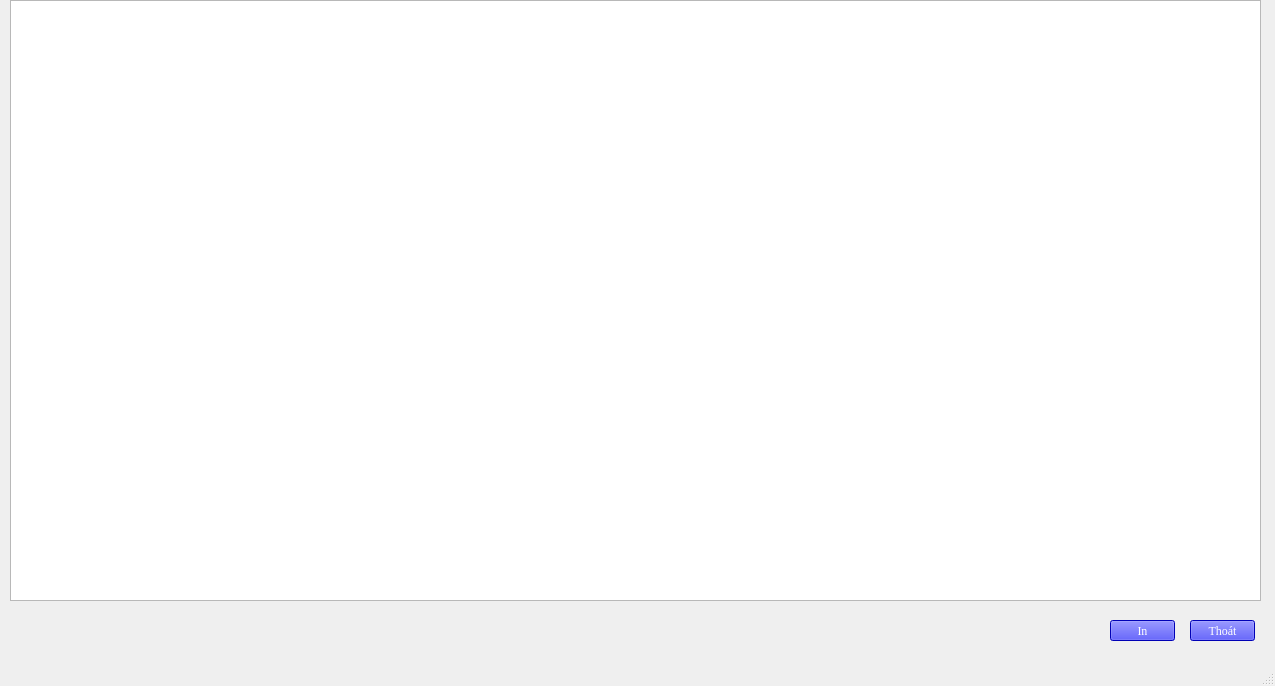
<?xml version="1.0" encoding="UTF-8"?>
<ui version="4.0">
 <class>form_sql_log</class>
 <widget class="QMainWindow" name="form_sql_log">
  <property name="geometry">
   <rect>
    <x>0</x>
    <y>0</y>
    <width>1275</width>
    <height>686</height>
   </rect>
  </property>
  <property name="font">
   <font>
    <family>Times New Roman</family>
   </font>
  </property>
  <property name="windowTitle">
   <string>Dữ liệu</string>
  </property>
  <widget class="QWidget" name="centralwidget">
   <widget class="QTableView" name="tableView">
    <property name="geometry">
     <rect>
      <x>10</x>
      <y>0</y>
      <width>1251</width>
      <height>601</height>
     </rect>
    </property>
    <property name="font">
     <font>
      <family>Times New Roman</family>
      <pointsize>7</pointsize>
     </font>
    </property>
   </widget>
   <widget class="QPushButton" name="btn_sql_log_exit">
    <property name="geometry">
     <rect>
      <x>1190</x>
      <y>620</y>
      <width>65</width>
      <height>21</height>
     </rect>
    </property>
    <property name="sizePolicy">
     <sizepolicy hsizetype="Preferred" vsizetype="Fixed">
      <horstretch>0</horstretch>
      <verstretch>0</verstretch>
     </sizepolicy>
    </property>
    <property name="font">
     <font>
      <family>Times New Roman</family>
      <weight>50</weight>
      <bold>false</bold>
     </font>
    </property>
    <property name="styleSheet">
     <string notr="true">color: rgb(255, 255, 255);
background-color: rgb(0, 0, 255);</string>
    </property>
    <property name="text">
     <string>Thoát</string>
    </property>
   </widget>
   <widget class="QPushButton" name="btn_sql_log_print">
    <property name="geometry">
     <rect>
      <x>1110</x>
      <y>620</y>
      <width>65</width>
      <height>21</height>
     </rect>
    </property>
    <property name="sizePolicy">
     <sizepolicy hsizetype="Preferred" vsizetype="Fixed">
      <horstretch>0</horstretch>
      <verstretch>0</verstretch>
     </sizepolicy>
    </property>
    <property name="font">
     <font>
      <family>Times New Roman</family>
      <weight>50</weight>
      <bold>false</bold>
     </font>
    </property>
    <property name="styleSheet">
     <string notr="true">color: rgb(255, 255, 255);
background-color: rgb(0, 0, 255);</string>
    </property>
    <property name="text">
     <string>In</string>
    </property>
   </widget>
  </widget>
  <widget class="QMenuBar" name="menubar">
   <property name="geometry">
    <rect>
     <x>0</x>
     <y>0</y>
     <width>1275</width>
     <height>19</height>
    </rect>
   </property>
  </widget>
  <widget class="QStatusBar" name="statusbar"/>
 </widget>
 <resources/>
 <connections/>
</ui>
